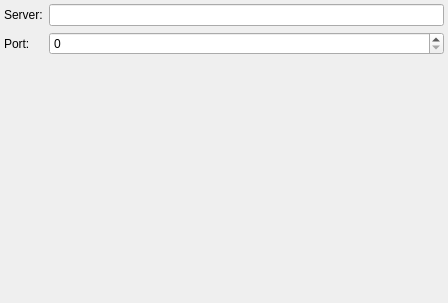
<?xml version="1.0" encoding="UTF-8"?>
<ui version="4.0">
 <class>GroupWiseAdvancedSettingsWidget</class>
 <widget class="QWidget" name="GroupWiseAdvancedSettingsWidget">
  <property name="geometry">
   <rect>
    <x>0</x>
    <y>0</y>
    <width>448</width>
    <height>303</height>
   </rect>
  </property>
  <property name="windowTitle">
   <string>Advanced Options</string>
  </property>
  <layout class="QVBoxLayout" name="verticalLayout_4">
   <property name="margin">
    <number>4</number>
   </property>
   <item>
    <layout class="QFormLayout" name="formLayout">
     <property name="sizeConstraint">
      <enum>QLayout::SetMinimumSize</enum>
     </property>
     <property name="fieldGrowthPolicy">
      <enum>QFormLayout::AllNonFixedFieldsGrow</enum>
     </property>
     <item row="0" column="0">
      <widget class="QLabel" name="serverLabel">
       <property name="text">
        <string>Server:</string>
       </property>
      </widget>
     </item>
     <item row="0" column="1">
      <widget class="KLineEdit" name="serverLineEdit"/>
     </item>
     <item row="1" column="0">
      <widget class="QLabel" name="portLabel">
       <property name="text">
        <string>Port:</string>
       </property>
      </widget>
     </item>
     <item row="1" column="1">
      <widget class="KIntSpinBox" name="portSpinBox">
       <property name="maximum">
        <number>65535</number>
       </property>
      </widget>
     </item>
    </layout>
   </item>
   <item>
    <spacer name="verticalSpacer">
     <property name="orientation">
      <enum>Qt::Vertical</enum>
     </property>
     <property name="sizeHint" stdset="0">
      <size>
       <width>20</width>
       <height>0</height>
      </size>
     </property>
    </spacer>
   </item>
  </layout>
 </widget>
 <customwidgets>
  <customwidget>
   <class>KIntSpinBox</class>
   <extends>QSpinBox</extends>
   <header>knuminput.h</header>
  </customwidget>
  <customwidget>
   <class>KLineEdit</class>
   <extends>QLineEdit</extends>
   <header>klineedit.h</header>
  </customwidget>
 </customwidgets>
 <resources/>
 <connections/>
</ui>
